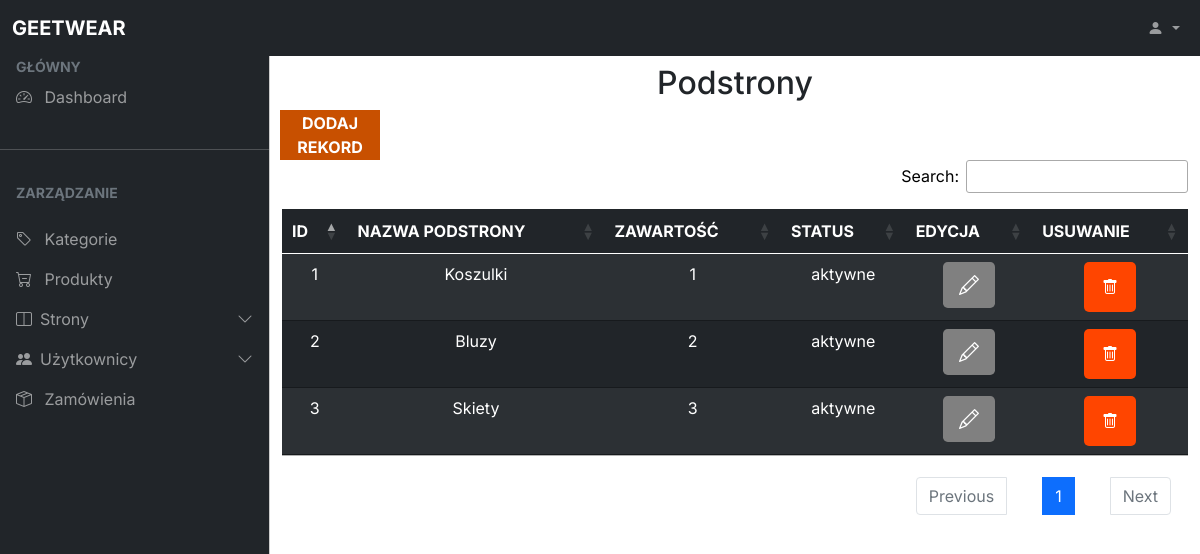
The app's page /adminPanel/pages/pageManagement.php (signed in) with its own data.
### tables this page shows
CREATE TABLE `subpages` (
  `id_subpage` int(11) NOT NULL,
  `subpage_name` varchar(30) NOT NULL,
  `additional_info` varchar(30),
  `status` tinyint(1) NOT NULL
);

### adminPanel/pages/pageManagement.php (the view, shortened to what this page needs)
<!DOCTYPE html>
<html lang="en">
  <head>
    <link rel="stylesheet" href="../../css_bootstrap/bootstrap.min.css" />
    <link
      rel="stylesheet"
      href="https://cdn.jsdelivr.net/npm/bootstrap-icons@1.4.1/font/bootstrap-icons.css"
    />
    <link rel="stylesheet" href="../../css_bootstrap/dataTables.bootstrap5.min.css" />
    <link rel="stylesheet" href="../../css_bootstrap/style.css" />
    <link rel="stylesheet" href="//cdn.datatables.net/1.11.3/css/jquery.dataTables.min.css"/>
  </head>
  <body>
  <nav class="navbar navbar-expand-lg navbar-dark bg-dark fixed-top">
      <div class="container-fluid">
        <a
          class="navbar-brand me-auto ms-lg-0 ms-3 text-uppercase fw-bold"
          href="#"
          >GEETWEAR</a
        >
        <div class="collapse navbar-collapse" id="topNavBar">
          <ul class="navbar-nav">
            <li class="nav-item dropdown">
              <a
                class="nav-link dropdown-toggle ms-2"
                href="#"
                role="button"
                data-bs-toggle="dropdown"
                aria-expanded="false"
              >
                <i class="bi bi-person-fill"></i>
              </a>
            </li>
          </ul>
        </div>
      </div>
    </nav>
    <div
      class="offcanvas offcanvas-start sidebar-nav bg-dark"
      tabindex="-1"
      id="sidebar"
    >
      <div class="offcanvas-body p-0">
        <nav class="navbar-dark">
          <ul class="navbar-nav">
            <li>
              <div class="text-muted small fw-bold text-uppercase px-3">
                GŁÓWNY
              </div>
            </li>
            <li>
              <a href="../DashBoard.php" class="dashboard nav-link px-3">
                <span class="me-2"><i class="bi bi-speedometer2"></i></span>
                <span>Dashboard</span>
              </a>
            </li>
            <li class="my-4"><hr class="dropdown-divider bg-light" /></li>
            <li>
              <div class="text-muted small fw-bold text-uppercase px-3 mb-3">
                ZARZĄDZANIE
              </div>
            </li>
              <a href="../categories/categoriesManagement.php" class="categories nav-link px-3">
                <span class="me-2"><i class="bi bi-tag"></i></span>
                <span>Kategorie</span>
              </a>
              <a href="../products/productsManagement.php" class="orders nav-link px-3">
                <span class="me-2"><i class="bi bi-cart-dash"></i></span>
                <span>Produkty</span>
              </a>
              <li>
              <a
                class="nav-link px-3 sidebar-link"
                data-bs-toggle="collapse"
                href="#layouts"
              >
                <span class="me-2"><i class="bi bi-layout-split"></i></span>
                <span>Strony</span>
                <span class="ms-auto">
                  <span class="right-icon">
                    <i class="bi bi-chevron-down"></i>
                  </span>
                </span>
              </a>
            </li>
            <li>
            <li>
            <li>
              <a
                class="nav-link px-3 sidebar-link"
                data-bs-toggle="collapse"
                href="#layouts2">
                <span class="me-2"><i class="bi bi-people-fill"></i></span>
                <span>Użytkownicy</span>
                <span class="ms-auto">
                  <span class="right-icon">
                    <i class="bi bi-chevron-down"></i>
                  </span>
                </span>
              </a>
            </li>
              <a href="../orders/ordersManagement.php" class="orders nav-link px-3">
                <span class="me-2"><i class="bi bi-box-seam"></i></span>
                <span>Zamówienia</span>
              </a>
            </li>
          </ul>
        </nav>
      </div>
    </div>
    <main class="mt-5 pt-3">
      <div class="container-fluid">
        <div id='content'class="row">
        <div class='col-12'>
    <h2>Podstrony</h2>
</div>
<button class="add-btn" data-toggle="modal" data-target="#addMyModal"  class='edit_record' data-toggle="modal" data-target="mymodal" >DODAJ REKORD</button>
<table id="MyTable" class="table table-striped table-dark">
    <thead class="table-head">
        <tr>
        <th scope="col">ID</th>
        <th scope="col">NAZWA PODSTRONY</th>
        <th scope="col">ZAWARTOŚĆ</th>
        <th scope="col">STATUS</th>
        <th scope="col">EDYCJA</th>
        <th scope="col">USUWANIE</th>
        </tr>
    </thead>
    <tbody class="table-body">
<?php
include("../../php/load_database.php");
$get_subpages = $pdo->query("SELECT * FROM subpages");
foreach($get_subpages as $row_subpages)
{
    echo"<tr>" ;
    echo "<td>".$row_subpages['id_subpage']."</td>";
    echo "<td>".$row_subpages['subpage_name']."</td>";
    echo "<td>".$row_subpages['additional_info']."</td>";
    if($row_subpages['status']==1){
      echo "<td>aktywne</td>";
    }else{
      echo "<td>nieaktywne</td>";
    }
    ?>
    <td><button name='edit_send' class="edit_data btn btn-info btn-lg" data-toggle="modal" data-target="#myModal"  class='edit_record' data-toggle="modal" data-target="mymodal"id="<?=$row_subpages['id_subpage']?>" value="<?=$row_subpages['id_subpage']?>"><i class="bi bi-pencil"></i></button></td>
    <form method="POST" onsubmit="return confirm('Czy na pewno chcesz usunąć ten rekord?');">
      <td><button type='submit' name='delete_send' class='delete_record' value="<?=$row_subpages['id_subpage']?>"><i class="bi bi-trash"></i></button></td>
    </form>
    <?php
    echo "</tr>";
}
?>
</tbody>
</table>
    </main>
  </body>
</html>

### records on screen
subpages: id_subpage "1", subpage_name "Koszulki", additional_info "1", status "aktywne"
subpages: id_subpage "2", subpage_name "Bluzy", additional_info "2", status "aktywne"
subpages: id_subpage "3", subpage_name "Skiety", additional_info "3", status "aktywne"
